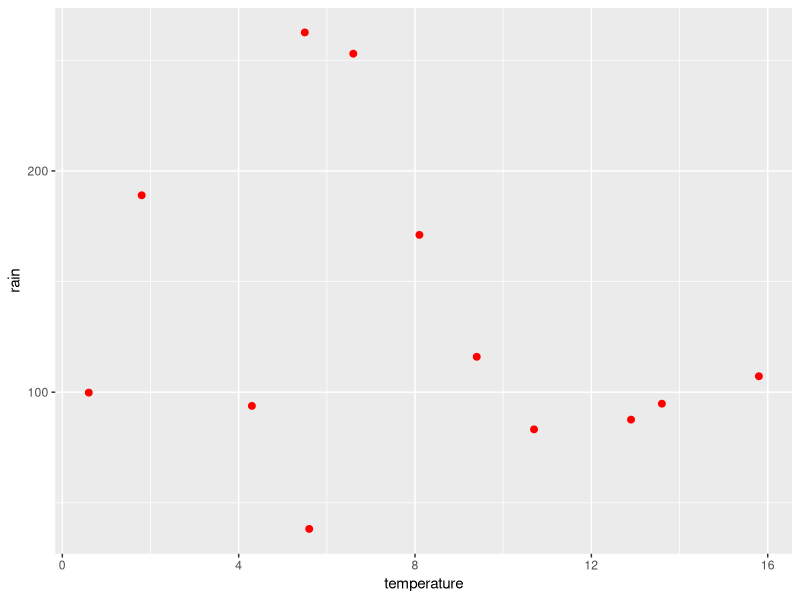

R code for this plot:
## ---- chunk 1
knitr::opts_chunk$set(echo = TRUE)

# title: comparing two variables - Spearman’s rank-order correlation 
# author: jonathan
# revised: 14/1/2020 

WEB <- c("https://bioceed.uib.no/dropfolder/bioSTATS/Rmd/Basic/2-sample/spearman.html")
GIT <- c("https://github.com/jonathansoule/biostats/blob/master/Basic/2-sample/spearman.Rmd")
library(ggplot2)
rain<-c(38.2,171.1,83.2,94.8,107.2,87.6,116.0,253.0,262.6,99.8,189.0,93.8)
temperature<-c(5.6,8.1,10.7,13.6,15.8,12.9,9.4,6.6,5.5,0.6,1.8,4.3)
df <- data.frame(rain, temperature)
## ---- chunk 2
ggplot(df, aes(x = temperature, y = rain)) +
  geom_point(size = 2, color = "red")
## ---- chunk 3
cor.test(rain, temperature, method="spearman")
